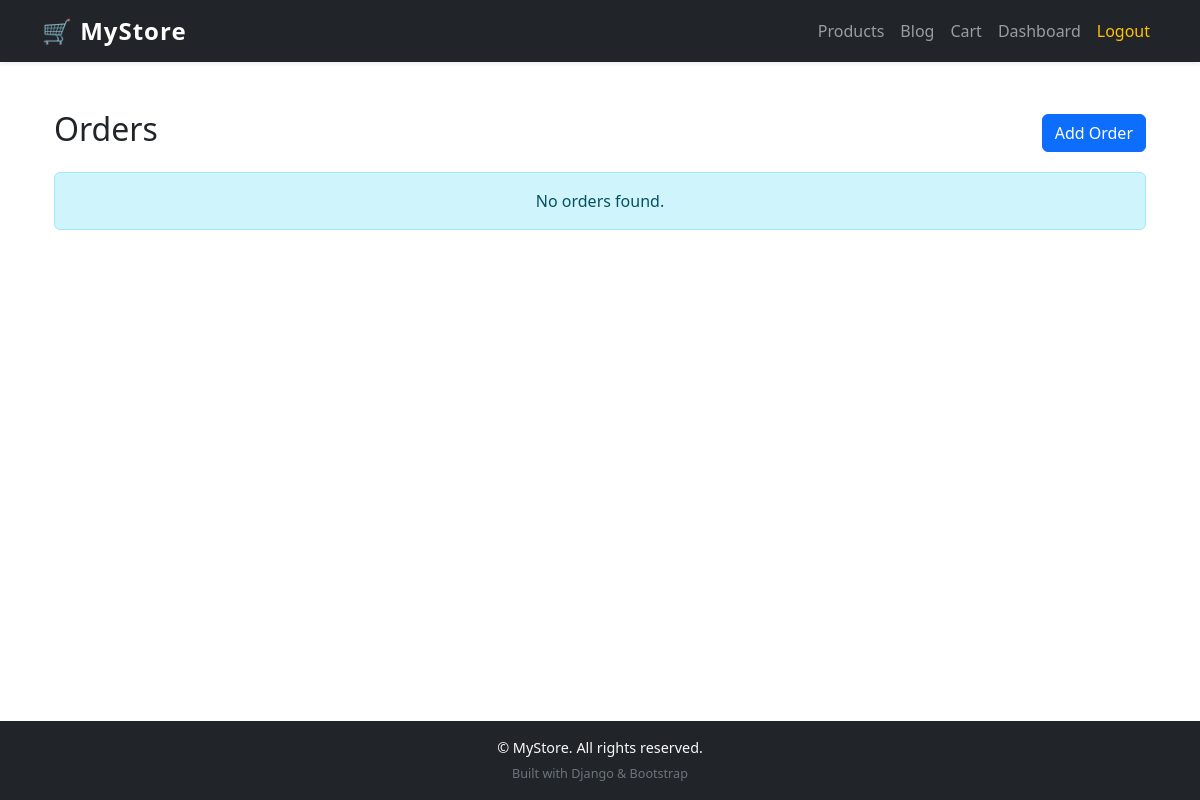
The page /store/orders/ (signed in) on the database as committed earlier.
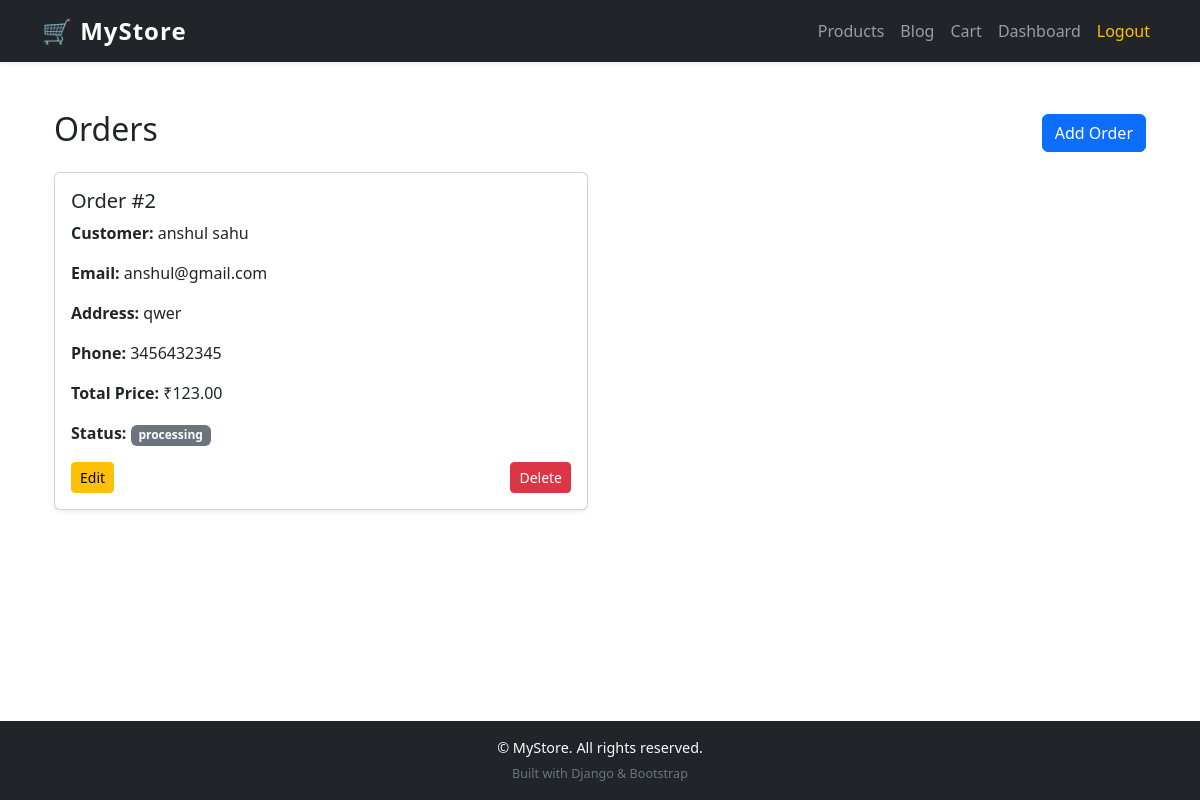
The same page on the database as committed later.
### store/models.py (models this page shows, shortened)
class Order(models.Model):
    STATUS_CHOICES = [
        ("pending", "Pending"),
        ("processing", "Processing"),
        ("completed", "Completed"),
        ("cancelled", "Cancelled"),
    ]
    user = models.ForeignKey(User, on_delete=models.SET_NULL, null=True, blank=True)
    full_name = models.CharField(max_length=255)
    email = models.EmailField()
    address = models.TextField()
    phone = models.CharField(max_length=20)
    total_price = models.DecimalField(max_digits=10, decimal_places=2, default=0)
    status = models.CharField(max_length=20, choices=STATUS_CHOICES, default="pending")
    created_at = models.DateTimeField(auto_now_add=True)

### store/views.py (the view)
# urls.py: path('orders/', views.order_list, name='order_list'),
@login_required
def order_list(request):
    orders = Order.objects.all()
    return render(request, 'store/order_list.html', {'orders': orders})

### store/templates/store/order_list.html (shortened to what this page needs)
{% extends "base.html" %}
{% block content %}
<div class="container mt-4">
    <div class="d-flex justify-content-between align-items-center mb-3">
        <h2>Orders</h2>
        <a href="{% url 'store:order_add' %}" class="btn btn-primary">Add Order</a>
    </div>
    {% if orders %}
    <div class="row g-4">
        {% for order in orders %}
        <div class="col-md-6">
            <div class="card shadow-sm h-100">
                <div class="card-body d-flex flex-column">
                    <h5 class="card-title">Order #{{ order.id }}</h5>
                    <p><strong>Customer:</strong> {{ order.full_name }}</p>
                    <p><strong>Email:</strong> {{ order.email }}</p>
                    <p><strong>Address:</strong> {{ order.address }}</p>
                    <p><strong>Phone:</strong> {{ order.phone }}</p>
                    <p><strong>Total Price:</strong> ₹{{ order.total_price }}</p>
                    <p><strong>Status:</strong>
                        <span class="badge
                            {% if order.status == 'Pending' %} bg-warning
                            {% elif order.status == 'Completed' %} bg-success
                            {% elif order.status == 'Cancelled' %} bg-danger
                            {% else %} bg-secondary {% endif %}">
                            {{ order.status }}
                        </span>
                    </p>
                    <div class="mt-auto d-flex justify-content-between">
                        <a href="{% url 'store:order_edit' order.pk %}" class="btn btn-sm btn-warning">Edit</a>
                        <a href="{% url 'store:order_delete' order.pk %}" class="btn btn-sm btn-danger">Delete</a>
                    </div>
                </div>
            </div>
        </div>
        {% endfor %}
    </div>
    {% else %}
    <div class="alert alert-info text-center">No orders found.</div>
    {% endif %}
</div>
{% endblock %}

Rows that differ between the two databases and show on the page:
added Order: id "2", full_name "anshul sahu", email "anshul@gmail.com", address "qwer", phone "3456432345", total_price "123.00", status "processing"
Other text that changed with them:
text no longer shown: "No orders found."
